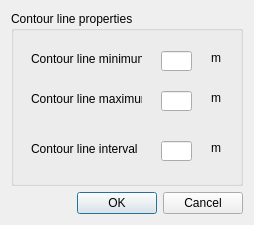
<?xml version="1.0" encoding="UTF-8"?>
<ui version="4.0">
 <class>Settings</class>
 <widget class="QDialog" name="Settings">
  <property name="geometry">
   <rect>
    <x>0</x>
    <y>0</y>
    <width>254</width>
    <height>225</height>
   </rect>
  </property>
  <property name="windowTitle">
   <string>Properties</string>
  </property>
  <layout class="QVBoxLayout" name="verticalLayout">
   <item>
    <widget class="QGroupBox" name="groupBox">
     <property name="title">
      <string>Contour line properties</string>
     </property>
     <widget class="QLabel" name="label">
      <property name="geometry">
       <rect>
        <x>20</x>
        <y>40</y>
        <width>111</width>
        <height>16</height>
       </rect>
      </property>
      <property name="text">
       <string>Contour line minimum</string>
      </property>
     </widget>
     <widget class="QLineEdit" name="lineEdit">
      <property name="geometry">
       <rect>
        <x>150</x>
        <y>40</y>
        <width>31</width>
        <height>20</height>
       </rect>
      </property>
     </widget>
     <widget class="QLabel" name="label_2">
      <property name="geometry">
       <rect>
        <x>200</x>
        <y>40</y>
        <width>47</width>
        <height>13</height>
       </rect>
      </property>
      <property name="text">
       <string>m</string>
      </property>
     </widget>
     <widget class="QLabel" name="label_3">
      <property name="geometry">
       <rect>
        <x>20</x>
        <y>80</y>
        <width>111</width>
        <height>16</height>
       </rect>
      </property>
      <property name="text">
       <string>Contour line maximum</string>
      </property>
     </widget>
     <widget class="QLineEdit" name="lineEdit_2">
      <property name="geometry">
       <rect>
        <x>150</x>
        <y>80</y>
        <width>31</width>
        <height>20</height>
       </rect>
      </property>
     </widget>
     <widget class="QLabel" name="label_4">
      <property name="geometry">
       <rect>
        <x>200</x>
        <y>80</y>
        <width>47</width>
        <height>13</height>
       </rect>
      </property>
      <property name="text">
       <string>m</string>
      </property>
     </widget>
     <widget class="QLabel" name="label_5">
      <property name="geometry">
       <rect>
        <x>20</x>
        <y>130</y>
        <width>111</width>
        <height>16</height>
       </rect>
      </property>
      <property name="text">
       <string>Contour line interval</string>
      </property>
     </widget>
     <widget class="QLineEdit" name="lineEdit_3">
      <property name="geometry">
       <rect>
        <x>150</x>
        <y>130</y>
        <width>31</width>
        <height>20</height>
       </rect>
      </property>
     </widget>
     <widget class="QLabel" name="label_6">
      <property name="geometry">
       <rect>
        <x>200</x>
        <y>130</y>
        <width>47</width>
        <height>13</height>
       </rect>
      </property>
      <property name="text">
       <string>m</string>
      </property>
     </widget>
    </widget>
   </item>
   <item>
    <widget class="QDialogButtonBox" name="buttonBox">
     <property name="orientation">
      <enum>Qt::Horizontal</enum>
     </property>
     <property name="standardButtons">
      <set>QDialogButtonBox::Cancel|QDialogButtonBox::Ok</set>
     </property>
    </widget>
   </item>
  </layout>
 </widget>
 <resources/>
 <connections>
  <connection>
   <sender>buttonBox</sender>
   <signal>accepted()</signal>
   <receiver>Settings</receiver>
   <slot>accept()</slot>
   <hints>
    <hint type="sourcelabel">
     <x>248</x>
     <y>254</y>
    </hint>
    <hint type="destinationlabel">
     <x>157</x>
     <y>274</y>
    </hint>
   </hints>
  </connection>
  <connection>
   <sender>buttonBox</sender>
   <signal>rejected()</signal>
   <receiver>Settings</receiver>
   <slot>reject()</slot>
   <hints>
    <hint type="sourcelabel">
     <x>316</x>
     <y>260</y>
    </hint>
    <hint type="destinationlabel">
     <x>286</x>
     <y>274</y>
    </hint>
   </hints>
  </connection>
 </connections>
</ui>
